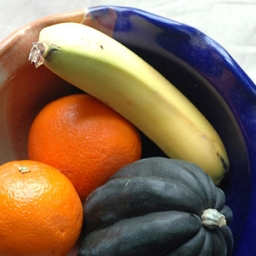
#> input picture banana/photos/n07753592_10196.jpg, 256 x 256 px, given as the content of the folder Objects, which was not available
$ jupyter execute EdgeFeature.ipynb
#> lines starting #> are read from the running program, lines starting #| are printed output that depends on the picture; pictures that were not available may be replaced by others from this repository, and a replacement may not be noted
[cell 1]
import cv2
import numpy as np
from sklearn.metrics.pairwise import cosine_similarity
from sklearn.preprocessing import StandardScaler
from sklearn.preprocessing import normalize
import os
from scipy.spatial import distance
import matplotlib.pyplot as plt

[cell 2]
def sobel_filters(img):
  img_blur = cv2.GaussianBlur(img, (3, 3), 0)
  Sx = np.array([[-1, 0, 1], [-2, 0, 2], [-1, 0, 1]], np.float32)
  Sy = np.array([[1, 2, 1], [0, 0, 0], [-1, -2, -1]], np.float32)
  Ix = cv2.filter2D(img_blur, -1, Sx)
  Iy = cv2.filter2D(img_blur, -1, Sy)
  G = np.hypot(Ix, Iy)
  G = G / G.max() * 255
  theta = np.arctan2(Iy, Ix)
  return Ix, Iy, G, theta

[cell 3]
def calFeatureVectorSobel(img):
  img_ = cv2.resize(img, (256, 256))
  _, _, G, _ = sobel_filters(img_)
  row_sum = np.sum(G, axis=1, dtype=np.float64)
  col_sum = np.sum(G, axis=0, dtype=np.float64)
  return (np.hstack((row_sum.T, col_sum)))

[cell 4]
def normalize_feature_vector(feature_vector):
    l2_norm = np.linalg.norm(feature_vector)
    normalized_vector = feature_vector / l2_norm if l2_norm != 0 else feature_vector
    return normalized_vector

[cell 5]
dir_object='Objects'
featurevector=[]
path=[]
for objects in os.listdir(dir_object):
    dir_photos=os.path.join(dir_object,objects,"photos")
    for photos in os.listdir(dir_photos):
        dir_images=os.path.join(dir_photos,photos)
        image=cv2.imread(dir_images,0)
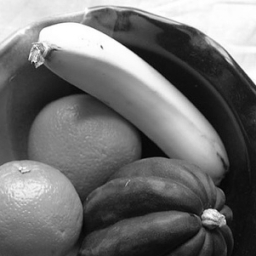
#> image: shape (256, 256); min 3, max 255, mean 111.6
        fv=calFeatureVectorSobel(image)
#> in sobel_filters, `Ix = cv2.filter2D(img_blur, -1, Sx)`:
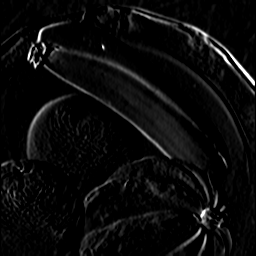
#> Ix: shape (256, 256); min 0, max 255, mean 10.9
#> in sobel_filters, `Iy = cv2.filter2D(img_blur, -1, Sy)`:
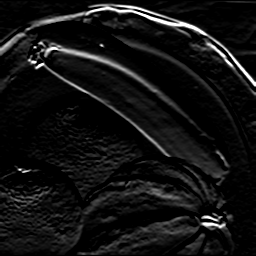
#> Iy: shape (256, 256); min 0, max 255, mean 18.3
#> in sobel_filters, `G = np.hypot(Ix, Iy)`:
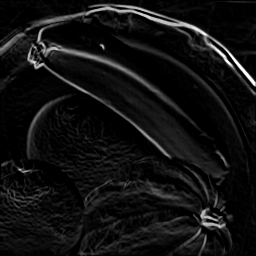
#> G: shape (256, 256) float16; min 0, max 360.5, mean 24.7; drawn with min black and max white
#> in sobel_filters, `theta = np.arctan2(Iy, Ix)`:
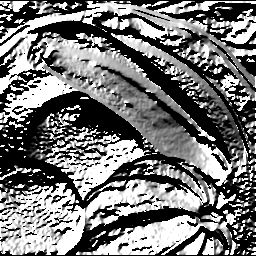
#> theta: shape (256, 256) float16; min 0, max 1.57, mean 0.733; drawn with min black and max white
#> in calFeatureVectorSobel, `row_sum = np.sum(G, axis=1, dtype=np.float64)`: row_sum = 256 values, max 10313.6 at index 49, min 492.3 at index 0, mean 4480.1
#> in calFeatureVectorSobel, `col_sum = np.sum(G, axis=0, dtype=np.float64)`: col_sum = 256 values, max 7855.2 at index 204, min 2146.9 at index 255, mean 4480.1
#> fv = 512 values, max 10313.6 at index 49, min 492.3 at index 0, mean 4480.1
        fv=normalize_feature_vector(fv)
#> in normalize_feature_vector, `l2_norm = np.linalg.norm(feature_vector)`: l2_norm = 106535.9
#> in normalize_feature_vector, `normalized_vector = feature_vector / l2_norm if l2_norm != 0 else feat..`: normalized_vector = 512 values, max 0.0968 at index 49, min 0.00462 at index 0, mean 0.0421
#> fv has the same summary as normalized_vector in normalize_feature_vector
        featurevector.append(fv)
        path.append(dir_images)

[cell 6]
# Create a black canvas
canvas = np.zeros((1000, 1000, 3), dtype=np.uint8)
#> canvas: shape (1000, 1000, 3); every value is 0

# Create windows to display the canvas and the edges
cv2.namedWindow('Canvas')

# Define the mouse callback function
def draw(event, x, y, flags, param):
    global last_x, last_y
    if event == cv2.EVENT_LBUTTONDOWN:
        last_x, last_y = x, y
    elif event == cv2.EVENT_MOUSEMOVE and flags == cv2.EVENT_FLAG_LBUTTON:
        cv2.line(canvas, (last_x, last_y), (x, y), (255, 255, 255), 2)
        last_x, last_y = x, y

cv2.setMouseCallback('Canvas', draw)

# Main loop
while True:
    # Convert the canvas to grayscale
    gray = cv2.cvtColor(canvas, cv2.COLOR_BGR2GRAY)
#> gray: shape (1000, 1000); every value is 0

    # Display the canvas and the edges
    cv2.imshow('Canvas', gray)

    # Wait for a key press
    key = cv2.waitKey(1) & 0xFF
#> (key q is pressed here)


    # Check if the canvas is still open before accessing it
    if cv2.getWindowProperty('Canvas', cv2.WND_PROP_VISIBLE) < 1:
        break

    if key == ord('s'):
        # Calculate feature vector
        fv = calFeatureVectorSobel(gray)
        # Normalize the feature vector of the drawn sketch
        normalized_sketch_vector = normalize_feature_vector(fv)

        # Calculate similarities between the sketch vector and image feature vectors
        similarities = {}
        for image_path, image_vector in zip(path, featurevector):
            similarity = 1-distance.cosine(normalized_sketch_vector, image_vector)
            if similarity in similarities:
                similarities[similarity].append(image_path)
            else:
                similarities[similarity] = [image_path]

        # Sort the similarities in descending order
        sorted_similarities = sorted(similarities.keys(), reverse=True)
        # Retrieve the ranked images based on the sorted similarities
        ranked_images = []
        for similarity in sorted_similarities:
            ranked_images.extend(similarities[similarity])
        top_k = 10  # Number of top images to display
        images = []
        num_images = min(len(ranked_images[:top_k]), 10)  # Display up to 10 images
        grid_rows = int(np.sqrt(num_images))
        grid_cols = int(np.ceil(num_images / grid_rows))
        grid_size = 200

        grid = np.zeros((grid_rows * grid_size, grid_cols * grid_size, 3), dtype=np.uint8)

        for i in range(num_images):
            image = cv2.imread(ranked_images[i])
            image = cv2.resize(image, (grid_size, grid_size))
            row = i // grid_cols
            col = i % grid_cols
            grid[row * grid_size: (row + 1) * grid_size, col * grid_size: (col + 1) * grid_size] = image

        cv2.imshow("Images", grid)
    # If the 'c' key is pressed, clear the canvas
    if key == ord('c'):
        canvas = np.zeros((1000, 1000, 3), dtype=np.uint8)

    # If the 'q' key is pressed, exit the program
    elif key == ord('q'):
        cv2.destroyAllWindows()
        break
